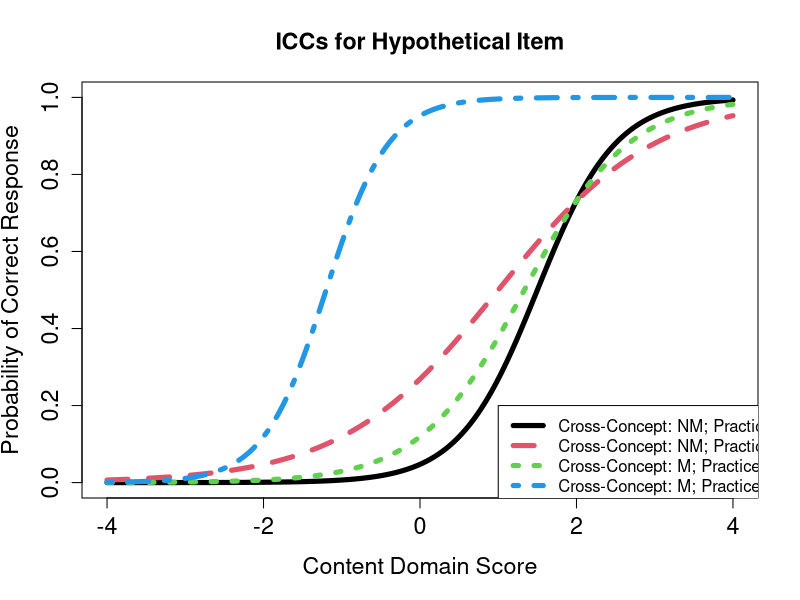

The R source for this figure:

theta = seq(-4,4,.01)
alpha = matrix(data = 0, nrow = 4, ncol = 2)
alpha[2,2] = 1
alpha[3,1] = 1
alpha[4,1:2] = 1

Intercept = -3
Discrimination = 2
ME1 = 1
ME2 = 2
ThetaAlpha1 = -.5
ThetaAlpha2 = -1
Alpha1Alpha2 = 3
ThreeWay = 2

yplot = NULL
xplot = cbind(theta, theta, theta, theta)

for (pattern in 1:dim(alpha)[1]){
  logit = Intercept + Discrimination*theta + ME1*alpha[pattern,1] + ME2*alpha[pattern,2] + ThetaAlpha1*theta*alpha[pattern,1] +
    ThetaAlpha2*theta*alpha[pattern,2] + Alpha1Alpha2*alpha[pattern,1]*alpha[pattern,2] + ThreeWay*theta*alpha[pattern,1]*alpha[pattern,2]
  
  yplot = cbind(yplot,exp(logit)/(1+exp(logit)))
}

matplot(y = yplot, x = xplot, type = "l", lwd=5, col=1:4, lty=1:4, cex.axis = 1.4, cex.lab = 1.4, cex.main = 1.4, 
        xlab = "Content Domain Score", ylab = "Probability of Correct Response", main = "ICCs for Hypothetical Item")
legend(x = 1, y = .2, legend = c("Cross-Concept: NM; Practice: NM", "Cross-Concept: NM; Practice: M",
                                 "Cross-Concept: M; Practice: NM","Cross-Concept: M; Practice: M"), col=1:4, lty=1:4,
       lwd =5)
